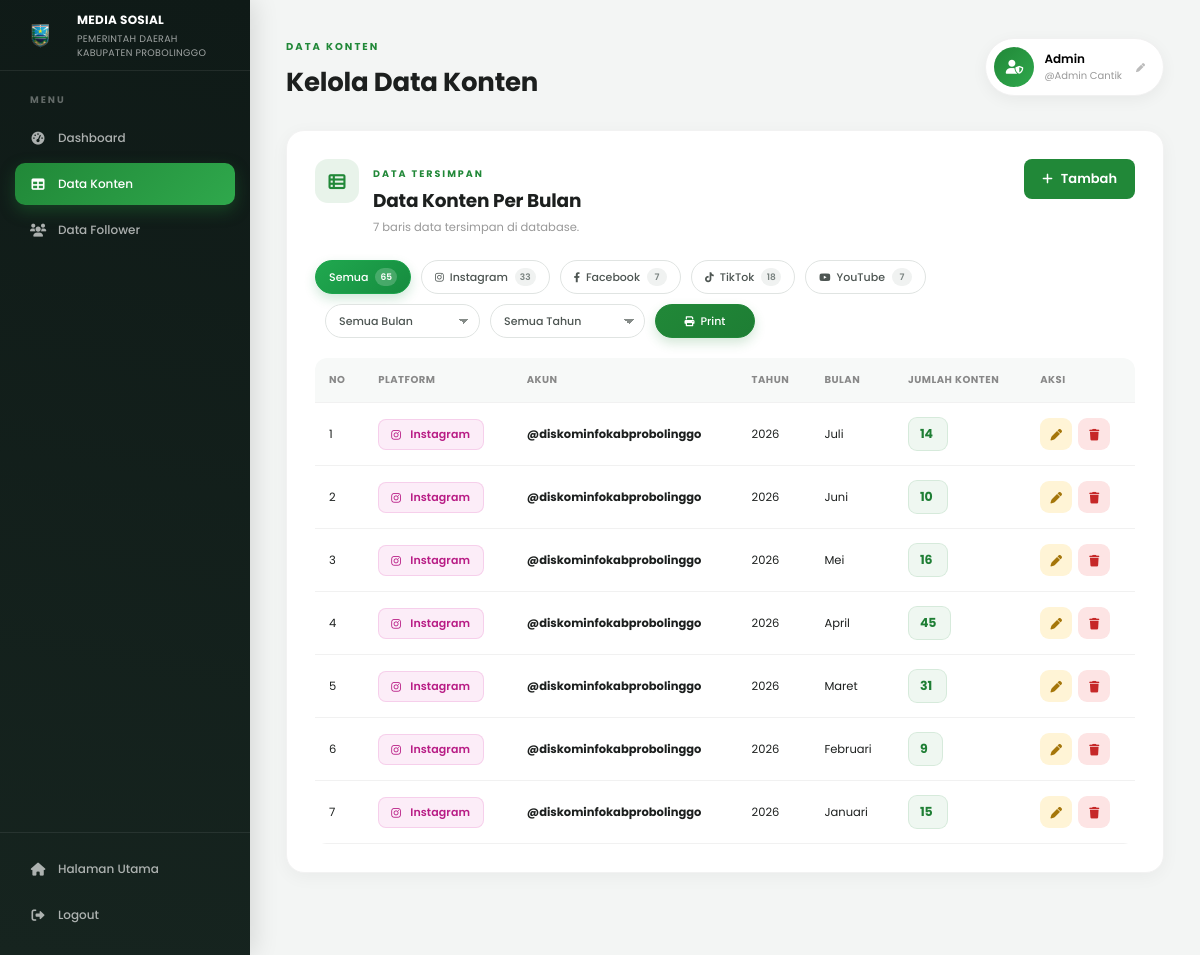
Page /data_konten.php?akun_id=3 (signed in) on the committed database.
### tables this page shows
CREATE TABLE `konten_sosmed` (
  `id` int(11) NOT NULL,
  `akun_id` int(11) DEFAULT NULL,
  `platform` enum('INSTAGRAM','FACEBOOK','TIKTOK','YOUTUBE') NOT NULL,
  `tahun` year(4) NOT NULL,
  `bulan` tinyint(4) NOT NULL,
  `jumlah_konten` int(10) UNSIGNED NOT NULL DEFAULT 0,
  `created_at` timestamp NOT NULL DEFAULT current_timestamp(),
  `updated_at` timestamp NOT NULL DEFAULT current_timestamp() ON UPDATE current_timestamp()
);

CREATE TABLE `akun_sosmed` (
  `id` int(11) NOT NULL,
  `platform` varchar(20) NOT NULL,
  `nama_akun` varchar(100) NOT NULL,
  `jumlah_follower` int(10) UNSIGNED NOT NULL DEFAULT 0,
  `created_at` timestamp NOT NULL DEFAULT current_timestamp(),
  `updated_at` timestamp NOT NULL DEFAULT current_timestamp() ON UPDATE current_timestamp()
);

### data_konten.php (the view, shortened to what this page needs)
<?php
require_once 'database.php';
$platformMeta = [
    'INSTAGRAM' => [
        'label' => 'Instagram',
        'icon'  => 'fab fa-instagram'
    ],
    'FACEBOOK' => [
        'label' => 'Facebook',
        'icon'  => 'fab fa-facebook-f'
    ],
    'TIKTOK' => [
        'label' => 'TikTok',
        'icon'  => 'fab fa-tiktok'
    ],
    'YOUTUBE' => [
        'label' => 'YouTube',
        'icon'  => 'fab fa-youtube'
    ],
];
$months = [
    1  => 'Januari',
    2  => 'Februari',
    3  => 'Maret',
    4  => 'April',
    5  => 'Mei',
    6  => 'Juni',
    7  => 'Juli',
    8  => 'Agustus',
    9  => 'September',
    10 => 'Oktober',
    11 => 'November',
    12 => 'Desember'
];
$filterPlatform = strtoupper(
    trim($_GET['platform'] ?? '')
);
$filterAkun = (int) (
    $_GET['akun_id'] ?? 0
);
$sql = "
    SELECT
        k.id,
        k.akun_id,
        k.platform,
        a.nama_akun,
        k.tahun,
        k.bulan,
        k.jumlah_konten
    FROM konten_sosmed k
    LEFT JOIN akun_sosmed a
        ON k.akun_id = a.id
    WHERE 1 = 1
";
$params = [];
if ($filterAkun > 0) {
    $sql .= "
        AND k.akun_id = ?
    ";
    $params[] =
        $filterAkun;
}
$sql .= "
    ORDER BY
        k.tahun DESC,
        k.bulan DESC,
        k.platform ASC,
        a.nama_akun ASC
";
$stmt =
    $pdo->prepare($sql);
$stmt->execute($params);
$rows =
    $stmt->fetchAll();
$platformCounts = [
    'INSTAGRAM' => 0,
    'FACEBOOK'  => 0,
    'TIKTOK'    => 0,
    'YOUTUBE'   => 0,
];
$stmt = $pdo->query("
    SELECT
        UPPER(platform) AS platform,
        COUNT(*) AS total
    FROM konten_sosmed
    GROUP BY UPPER(platform)
");
while ($row = $stmt->fetch()) {
    $platform =
        strtoupper(
            trim($row['platform'])
        );
    if (
        isset(
            $platformCounts[$platform]
        )
    ) {
        $platformCounts[$platform] =
            (int) $row['total'];
    }
}
$totalContentRows =
    array_sum($platformCounts);
?>
<!DOCTYPE html>
<html lang="id">
<head>
    <link
        rel="stylesheet"
        href="https://cdnjs.cloudflare.com/ajax/libs/font-awesome/6.0.0/css/all.min.css"
    >
    <link
        rel="stylesheet"
        href="css/data_konten.css"
    >
    <link
        rel="stylesheet"
        href="css/dashboard.css"
    >
</head>
<body>
<aside class="sidebar">
    <div class="sidebar-logo">
        <img
            src="assets/logo-pemkab5.png"
            alt="Logo Pemkab Probolinggo"
        >
        <div>
            <strong>
                MEDIA SOSIAL
            </strong>
            <span>
                PEMERINTAH DAERAH <br>
                KABUPATEN PROBOLINGGO
            </span>
        </div>
    </div>
    <nav>
        <span class="nav-label">
            MENU
        </span>
        <a
            href="dashboard.php"
            class="nav-link"
        >
            <i class="fas fa-gauge-high"></i>
            Dashboard
        </a>
        <a
            href="data_konten.php"
            class="nav-link active"
        >
            <i class="fas fa-table"></i>
            Data Konten
        </a>
        <a
            href="data_follower.php"
            class="nav-link"
        >
            <i class="fas fa-users"></i>
            Data Follower
        </a>
    </nav>
    <div class="sidebar-bottom">
        <a href="index.php">
            <i class="fas fa-house"></i>
            Halaman Utama
        </a>
        <a
            href="logout.php"
            class="logout-link"
        >
            <i class="fas fa-right-from-bracket"></i>
            Logout
        </a>
    </div>
</aside>
<main class="dashboard-main">
<header class="dashboard-header">
    <div>
        <span>
            DATA KONTEN
        </span>
        <h1>
            Kelola Data Konten
        </h1>
    </div>
    <button
        type="button"
        class="admin-profile"
        id="adminProfileBtn"
    >
        <div class="admin-icon">
            <i class="fas fa-user-shield"></i>
        </div>
        <div>
            <strong>
                <?= htmlspecialchars(
                    $_SESSION['admin_nama']
                    ?? 'Administrator'
                ) ?>
            </strong>
            <small>
                @<?= htmlspecialchars(
                    $_SESSION['admin_username']
                    ?? 'admin'
                ) ?>
            </small>
        </div>
        <i class="fas fa-pen admin-profile-edit-icon"></i>
    </button>
</header>
<div class="dashboard-view active" id="view-data-konten">
<section
    class="panel"
    id="data-table"
>
<div class="panel-header">
    <div class="panel-header-icon">
        <i class="fas fa-table-list"></i>
    </div>
    <div>
        <span>
            DATA TERSIMPAN
        </span>
        <h2>
            Data Konten Per Bulan
        </h2>
        <p
            class="panel-desc"
            id="tableCount"
        >
        </p>
    </div>
    <button
        type="button"
        class="btn-add-data"
        id="btnTambahData"
    >
        <i class="fas fa-plus"></i>
        Tambah
    </button>
</div>
<div class="content-filter-bar">
    <div
        class="platform-filter"
        id="platformFilter"
    >
        <button
            type="button"
            class="filter-tab <?= $filterPlatform === '' ? 'active' : '' ?>"
            data-filter="all"
        >
            Semua
            <span class="filter-count">
                <?= $totalContentRows ?>
            </span>
        </button>
        <?php foreach (
            $platformMeta
            as $key => $meta
        ): ?>
            <button
                type="button"
                class="
                    filter-tab
                    filter-tab-<?= strtolower($key) ?>
                    <?= $filterPlatform === $key
                        ? 'active'
                        : ''
                    ?>
                "
                data-filter="<?= strtolower($key) ?>"
            >
                <i class="<?= $meta['icon'] ?>"></i>
                <?= $meta['label'] ?>
                <span class="filter-count">
                    <?= $platformCounts[$key] ?>
                </span>
            </button>
        <?php endforeach; ?>
    </div>
    <div
        class="filter-secondary-row"
        id="filterSecondaryRow"
    >
        <div
            class="date-filter-container"
            id="monthFilterContainer"
        >
            <select
                id="filterBulan"
                class="date-filter-select"
            >
                <option value="">
                    Semua Bulan
                </option>
            </select>
        </div>
        <div
            class="date-filter-container"
            id="yearFilterContainer"
        >
            <select
                id="filterTahun"
                class="date-filter-select"
            >
                <option value="">
                    Semua Tahun
                </option>
            </select>
        </div>
        <div class="print-report-container">
            <button
                type="button"
                class="btn-print"
                id="btnPrint"
            >
                <i class="fas fa-print"></i>
                Print
            </button>
        </div>
    </div>
</div>
<div class="table-wrapper">
<table>
<thead>
<tr>
    <th>No</th>
    <th>Platform</th>
    <th>Akun</th>
    <th>Tahun</th>
    <th>Bulan</th>
    <th>Jumlah Konten</th>
    <th>Aksi</th>
</tr>
</thead>
<tbody>
<?php if (!$rows): ?>
<tr>
    <td
        colspan="7"
        class="empty"
    >
        <i class="fas fa-inbox"></i>
        <span>
            Belum ada data konten.
        </span>
    </td>
</tr>
<?php else: ?>
<?php foreach (
    $rows
    as $index => $row
): ?>
<?php
$rowPlatform =
    strtoupper(
        trim($row['platform'])
    );
$rowPlatformLower =
    strtolower($rowPlatform);
?>
<tr
    data-platform="<?= htmlspecialchars(
        $rowPlatform,
        ENT_QUOTES,
        'UTF-8'
    ) ?>"
    data-akun-id="<?= (int)$row['akun_id'] ?>"
    data-tahun="<?= (int)$row['tahun'] ?>"
    data-bulan="<?= (int)$row['bulan'] ?>"
>
<td>
    <?= $index + 1 ?>
</td>
<td>
    <span
        class="platform-chip chip-<?= $rowPlatformLower ?>"
    >
        <i
            class="<?= htmlspecialchars(
                $platformMeta[$rowPlatform]['icon']
                ?? 'fas fa-share-nodes',
                ENT_QUOTES,
                'UTF-8'
            ) ?>"
        ></i>
        <?= htmlspecialchars(
            $platformMeta[$rowPlatform]['label']
            ?? $rowPlatform,
            ENT_QUOTES,
            'UTF-8'
        ) ?>
    </span>
</td>
<td>
    <div class="account-cell">
        <strong>
            <?= htmlspecialchars(
                $row['nama_akun']
                ?? 'Belum ditentukan',
                ENT_QUOTES,
                'UTF-8'
            ) ?>
        </strong>
    </div>
</td>
<td>
    <?= (int)$row['tahun'] ?>
</td>
<td>
    <?= htmlspecialchars(
        $months[
            (int)$row['bulan']
        ] ?? '-',
        ENT_QUOTES,
        'UTF-8'
    ) ?>
</td>
<td>
    <span class="content-count">
        <?= number_format(
            (int)$row['jumlah_konten'],
            0,
            ',',
            '.'
        ) ?>
    </span>
</td>
<td>
    <div class="action-buttons">
        <button
            type="button"
            class="btn-edit"
            title="Edit"
            data-id="<?= (int)$row['id'] ?>"
            data-akun-id="<?= (int)$row['akun_id'] ?>"
            data-platform="<?= htmlspecialchars(
                $row['platform'],
                ENT_QUOTES,
                'UTF-8'
            ) ?>"
            data-tahun="<?= (int)$row['tahun'] ?>"
            data-bulan="<?= (int)$row['bulan'] ?>"
            data-jumlah="<?= (int)$row['jumlah_konten'] ?>"
        >
            <i class="fas fa-pen"></i>
        </button>
        <button
            type="button"
            class="btn-delete"
            title="Hapus"
            data-id="<?= (int)$row['id'] ?>"
        >
            <i class="fas fa-trash"></i>
        </button>
    </div>
</td>
</tr>
<?php endforeach; ?>
<?php endif; ?>
</tbody>
</table>
</div>
</section>
</div>
</main>
</body>
</html>

### css/dashboard.css (style rules this page uses)
:root { --primary-green: #218838; --primary-green-light: #2fa84c; --primary-hover: #1e7e34; --dark-bg: #0f1a17; --dark-bg-soft: #16241f; --text-dark: #1c1f1e; --text-light: #ffffff; --card-bg: #ffffff; --bg-light: #fdfdfd; --ig-color: #d6249f; --fb-color: #1877f2; --tt-color: #111111; --yt-color: #ff0000; }
* { margin: 0; padding: 0; box-sizing: border-box; font-family: 'Poppins', sans-serif; }
body { background: #f3f5f4; color: var(--text-dark); }
.sidebar { position: fixed; left: 0; top: 0; bottom: 0; width: 250px; background: linear-gradient( 190deg, var(--dark-bg) 0%, var(--dark-bg-soft) 100% ); color: white; display: flex; flex-direction: column; z-index: 10; box-shadow: 4px 0 24px rgba(0, 0, 0, .12); }
.sidebar-logo { padding: 10px 15px; display: flex; align-items: center; gap: 12px; border-bottom: 1px solid rgba(255, 255, 255, .08); }
.sidebar-logo img { width: 50px; height: 50px; object-fit: contain; flex-shrink: 0; }
.sidebar-logo strong { display: block; font-size: 12px; letter-spacing: .3px; }
.sidebar-logo span { display: block; margin-top: 3px; font-size: 9.5px; opacity: .6; letter-spacing: .3px; }
.sidebar nav { padding: 22px 15px; }
.nav-label { display: block; font-size: 9.5px; font-weight: 700; letter-spacing: 2px; color: rgba(255, 255, 255, .35); padding: 0 15px; margin-bottom: 10px; }
.sidebar nav a, .nav-link, .sidebar-bottom a { display: flex; align-items: center; gap: 12px; padding: 12px 15px; margin-bottom: 4px; color: rgba(255, 255, 255, .65); text-decoration: none; border-radius: 10px; font-size: 12px; font-weight: 500; transition: .2s; cursor: pointer; }
.sidebar nav a i, .sidebar-bottom a i { width: 16px; text-align: center; font-size: 13px; }
.sidebar nav a.active, .nav-link.active { background: linear-gradient( 135deg, var(--primary-green), var(--primary-green-light) ); color: white; box-shadow: 0 6px 16px rgba(33, 136, 56, .35); }
.sidebar-bottom { margin-top: auto; padding: 15px; border-top: 1px solid rgba(255, 255, 255, .08); }
.dashboard-main { margin-left: 250px; padding: 32px 36px 60px; max-width: 1500px; }
.dashboard-view { display: none; animation: viewFadeIn .35s ease; }
.dashboard-view.active { display: block; }
.dashboard-header { display: flex; align-items: center; justify-content: space-between; margin-bottom: 28px; }
.dashboard-header > div:first-child span { font-size: 10px; color: var(--primary-green); font-weight: 700; letter-spacing: 2px; }
.dashboard-header h1 { margin-top: 6px; font-size: 26px; font-weight: 700; color: var(--text-dark); letter-spacing: -.2px; }
.admin-profile { display: flex; align-items: center; gap: 10px; background: #ffffff; padding: 8px 18px 8px 8px; border-radius: 40px; box-shadow: 0 4px 16px rgba(0, 0, 0, .05); border: 1px solid #f1f1f1; cursor: pointer; font-family: inherit; transition: .2s; position: relative; }
.admin-profile-edit-icon { font-size: 9px; color: #bbb; margin-left: 4px; transition: .2s; }
.admin-icon { width: 40px; height: 40px; display: flex; align-items: center; justify-content: center; background: linear-gradient( 135deg, var(--primary-green), var(--primary-green-light) ); color: #fff; border-radius: 50%; font-size: 14px; flex-shrink: 0; }
.admin-profile strong, .admin-profile small { display: block; text-align: left; }
.admin-profile strong { font-size: 12px; font-weight: 600; }
.admin-profile small { color: #999; font-size: 10px; }
.panel { background: var(--card-bg); border-radius: 18px; padding: 28px; margin-bottom: 22px; box-shadow: 0 4px 18px rgba(0, 0, 0, .045); border: 1px solid #f2f2f2; }
.panel-header { display: flex; align-items: flex-start; gap: 14px; margin-bottom: 24px; }
.panel-header-icon { flex-shrink: 0; width: 44px; height: 44px; border-radius: 13px; background: rgba(33, 136, 56, .1); color: var(--primary-green); display: flex; align-items: center; justify-content: center; font-size: 17px; }
.panel-header span { font-size: 9.5px; color: var(--primary-green); letter-spacing: 2px; font-weight: 700; }
.panel-header h2 { font-size: 18.5px; font-weight: 700; margin: 3px 0 5px; color: var(--text-dark); letter-spacing: -.2px; }
.panel-desc { font-size: 11.5px; color: #999; line-height: 1.5; max-width: 560px; }

### rows in the picture
konten_sosmed: platform "Instagram", akun.nama_akun "@diskominfokabprobolinggo", tahun "2026", bulan "Juli", jumlah_konten "14"
konten_sosmed: platform "Instagram", akun.nama_akun "@diskominfokabprobolinggo", tahun "2026", bulan "Juni", jumlah_konten "10"
konten_sosmed: platform "Instagram", akun.nama_akun "@diskominfokabprobolinggo", tahun "2026", bulan "Mei", jumlah_konten "16"
konten_sosmed: platform "Instagram", akun.nama_akun "@diskominfokabprobolinggo", tahun "2026", bulan "April", jumlah_konten "45"
konten_sosmed: platform "Instagram", akun.nama_akun "@diskominfokabprobolinggo", tahun "2026", bulan "Maret", jumlah_konten "31"
konten_sosmed: platform "Instagram", akun.nama_akun "@diskominfokabprobolinggo", tahun "2026", bulan "Februari", jumlah_konten "9"
konten_sosmed: platform "Instagram", akun.nama_akun "@diskominfokabprobolinggo", tahun "2026", bulan "Januari", jumlah_konten "15"

### other values in the picture
$_SESSION['admin_nama'] "Admin"
$_SESSION['admin_username'] "Admin Cantik"
$totalContentRows "65"
$meta['label'] "Instagram"
$platformCounts[$key] "33"
$meta['label'] "Facebook"
$platformCounts[$key] "7"
$meta['label'] "TikTok"
$platformCounts[$key] "18"
$meta['label'] "YouTube"
